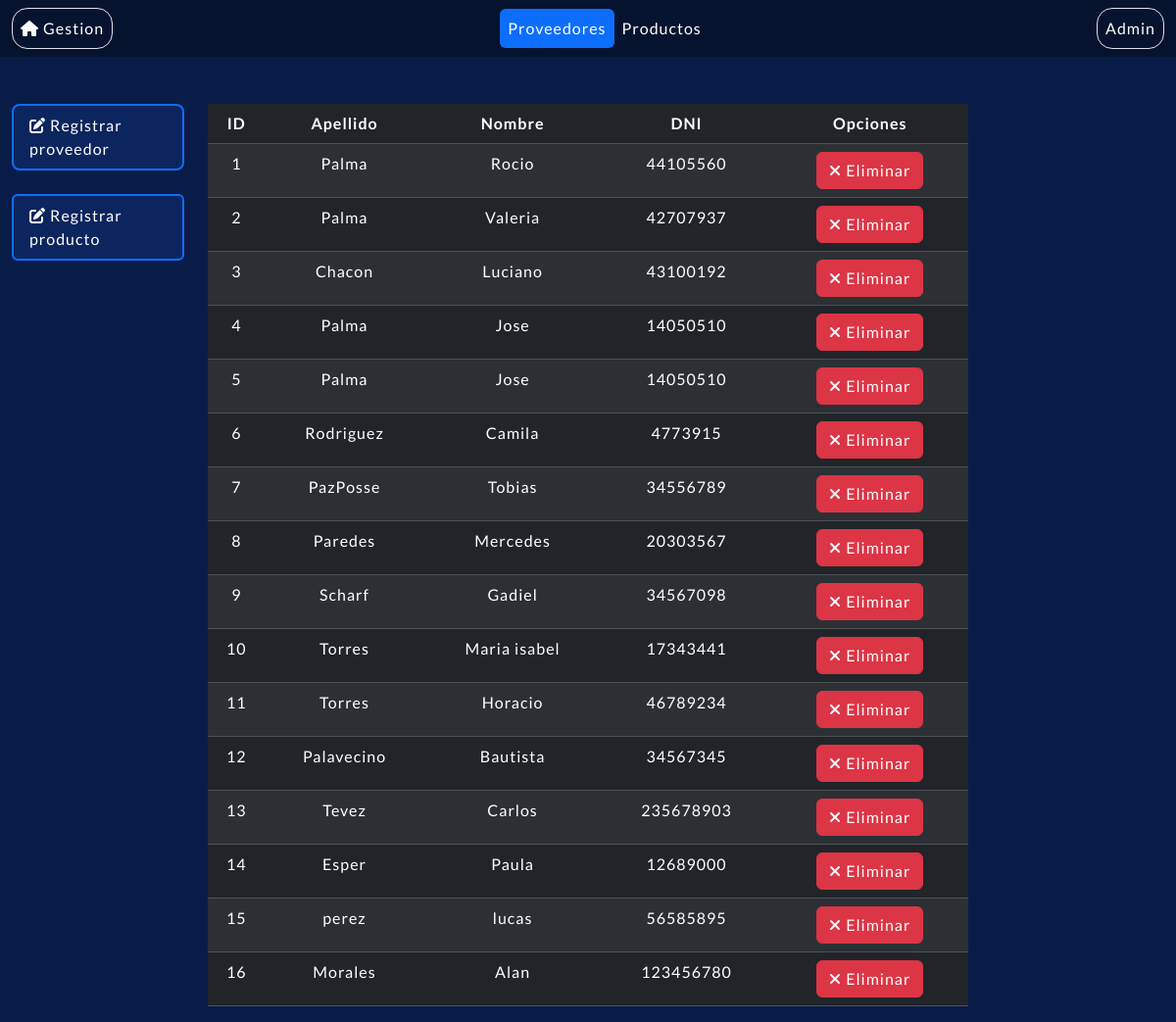
The app's page /, older data.
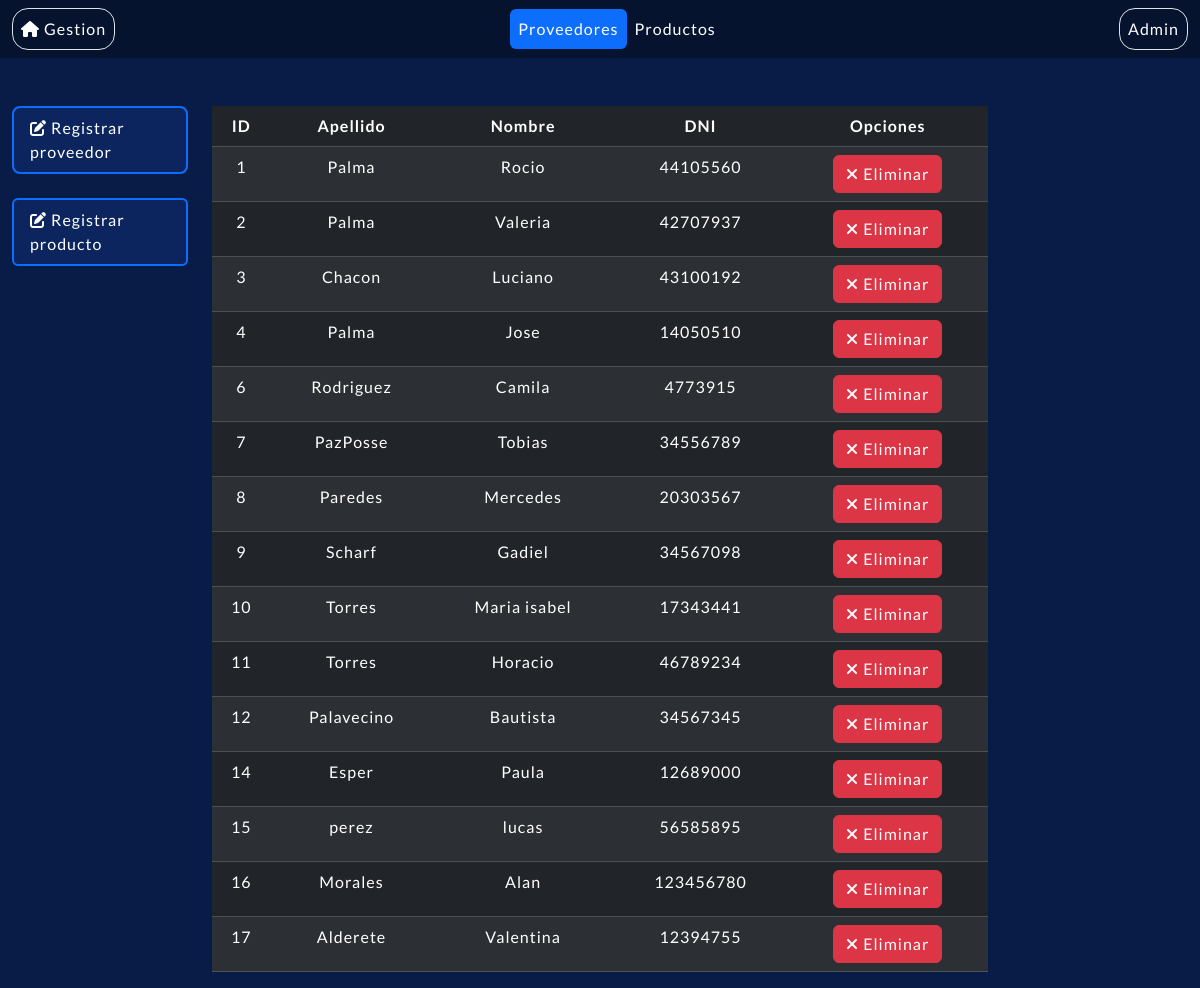
The same page, newer data.
### compra/models.py (models this page shows, shortened)
class Proveedor(models.Model):
    nombre = models.CharField(max_length=100)
    apellido = models.CharField(max_length=100)
    dni = models.IntegerField()
    class Meta:
        ordering=['id','apellido', 'nombre'] # Orden asc en apellido y nombre
        verbose_name_plural = 'Proveedores'

### compra/views.py (the view)
# urls.py: path('', views.readProveedores, name="Mostrar como inicio la lista de proveedores"),
def readProveedores(request):
    proveedores = Proveedor.objects.all()
    return render(request, 'lista_proveedores.html', {'proveedores': proveedores})

### compra/templates/lista_proveedores.html (shortened to what this page needs)
{% extends 'base_lista.html' %}
{% block navbar %}
<a class="nav-link active" aria-currente="page" href="/proveedores">Proveedores</a>
<a class="nav-link" href="/productos">Productos</a>
{% endblock %}
{% block table %}
<thead>
    <tr>
        <th>ID</th>
        <th>Apellido</th>
        <th>Nombre</th>
        <th>DNI</th>
        <th>Opciones</th>
    </tr>
</thead>
<tbody>
    {% for proveedor in proveedores %}
    <tr>
        <td>{{proveedor.id}}</td>
        <td>{{proveedor.apellido}}</td>
        <td>{{proveedor.nombre}}</td>
        <td>{{proveedor.dni}}</td>
        <td><a href="/proveedor/eliminar/{{proveedor.id}}" class="btn btn-danger"><i class="fa-solid fa-xmark" style="color: #fafafa;"></i> Eliminar</a></td>
    </tr>
    {% endfor %}
</tbody>
{% endblock %}

### compra/templates/base_lista.html (shortened to what this page needs)
{% load static %}
<!DOCTYPE html>
<html lang="en">
<head>
    <link href="https://cdn.jsdelivr.net/npm/bootstrap@5.3.3/dist/css/bootstrap.min.css" rel="stylesheet"
>
    <link rel="stylesheet" href="{% static 'CSS/base_lista.css' %}">
</head>
<body>
    <header>
        <nav class="navbar navbar-expand-sm navbar-dark">
            <div class="container-fluid">
                <a class="nav-link border rounded-4 p-2" href="/"><i class="fa-solid fa-house"></i> Gestion</a>
                <div class="collapse navbar-collapse" id="navbarNavAltMarkup m-">
                    <div class="navbar-nav nav-pills mx-auto">
                        {% block navbar %}
                        {% endblock %}
                    </div>
                </div>
                <a class="nav-link border rounded-4 p-2" href="/admin ">Admin</a>
        </nav>
    </header>
    <main>
        <div class="container-fluid">
            <div class="row">
                <div class="col-2 pt-5">
                    <div class="list-group">
                        <a href="/proveedor/create"
                            class="list-group-item list-group-item-action text-white mb-4 border border-primary border-2 rounded-3"><i
                                class="fa-solid fa-pen-to-square"></i> Registrar
                            proveedor </a>
                        <a href="/producto/create"
                            class="list-group-item list-group-item-action text-white border border-primary border-2 rounded-2"><i
                                class="fa-solid fa-pen-to-square"></i> Registrar
                            producto</a>
                    </div>
                </div>
                <div class="col-8 pt-5">
                    <div class="table-responsive">
                        <table class="table table-striped table-dark table-hover w-100 mx-auto">
                            {% block table %}
                            {% endblock %}
                        </table>
                    </div>
                </div>
            </div>
        </div>
    </main>
</body>
</html>

### StockControl/static/CSS/base_lista.css (style rules this page uses)
* { margin: 0px; padding: 0px; font-family: "Lato", sans-serif; font-style: normal; letter-spacing: 1px; }
.navbar { background-color: #06132f; }
.navbar a { color: #ffff; }
main .container-fluid { min-height: 100vh; background-color: #091c47; }
td, th { text-align: center; }
.list-group-item { background-color: #0c255e; }

Row changes from the older to the newer data that the page shows:
removed Proveedor: id "5", apellido "Palma", nombre "Jose", dni "14050510"
removed Proveedor: id "13", apellido "Tevez", nombre "Carlos", dni "235678903"
added Proveedor: id "17", apellido "Alderete", nombre "Valentina", dni "12394755"
